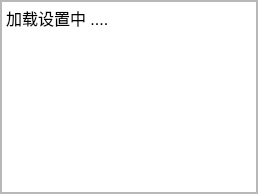
                     <widget class="QWidget" name="setting_page">
                      <layout class="QVBoxLayout" name="verticalLayout_17">
                       <property name="spacing">
                        <number>0</number>
                       </property>
                       <property name="leftMargin">
                        <number>0</number>
                       </property>
                       <property name="topMargin">
                        <number>0</number>
                       </property>
                       <property name="rightMargin">
                        <number>0</number>
                       </property>
                       <property name="bottomMargin">
                        <number>0</number>
                       </property>
                       <item>
                        <widget class="QWidget" name="widget" native="true">
                         <layout class="QHBoxLayout" name="horizontalLayout_7">
                          <property name="spacing">
                           <number>0</number>
                          </property>
                          <property name="leftMargin">
                           <number>0</number>
                          </property>
                          <property name="topMargin">
                           <number>0</number>
                          </property>
                          <property name="rightMargin">
                           <number>0</number>
                          </property>
                          <property name="bottomMargin">
                           <number>0</number>
                          </property>
                          <item>
                           <widget class="QFrame" name="frame">
                            <property name="frameShape">
                             <enum>QFrame::StyledPanel</enum>
                            </property>
                            <property name="frameShadow">
                             <enum>QFrame::Raised</enum>
                            </property>
                            <property name="lineWidth">
                             <number>0</number>
                            </property>
                            <layout class="QVBoxLayout" name="verticalLayout_18">
                             <property name="spacing">
                              <number>0</number>
                             </property>
                             <property name="leftMargin">
                              <number>0</number>
                             </property>
                             <property name="topMargin">
                              <number>0</number>
                             </property>
                             <property name="rightMargin">
                              <number>0</number>
                             </property>
                             <property name="bottomMargin">
                              <number>0</number>
                             </property>
                             <item>
                              <widget class="QTextBrowser" name="textBrowser_h">
                               <property name="markdown">
                                <string>加载设置中 ....

</string>
                               </property>
                               <property name="html">
                                <string>&lt;!DOCTYPE HTML PUBLIC &quot;-//W3C//DTD HTML 4.0//EN&quot; &quot;http://www.w3.org/TR/REC-html40/strict.dtd&quot;&gt;
&lt;html&gt;&lt;head&gt;&lt;meta name=&quot;qrichtext&quot; content=&quot;1&quot; /&gt;&lt;meta charset=&quot;utf-8&quot; /&gt;&lt;style type=&quot;text/css&quot;&gt;
p, li { white-space: pre-wrap; }
hr { height: 1px; border-width: 0; }
&lt;/style&gt;&lt;/head&gt;&lt;body style=&quot; font-family:'微软雅黑'; font-size:12pt; font-weight:400; font-style:normal;&quot;&gt;
&lt;p style=&quot; margin-top:0px; margin-bottom:0px; margin-left:0px; margin-right:0px; -qt-block-indent:0; text-indent:0px;&quot;&gt;加载设置中 ....&lt;/p&gt;&lt;/body&gt;&lt;/html&gt;</string>
                               </property>
                               <property name="overwriteMode">
                                <bool>true</bool>
                               </property>
                              </widget>
                             </item>
                            </layout>
                           </widget>
                          </item>
                         </layout>
                        </widget>
                       </item>
                      </layout>
                     </widget>
